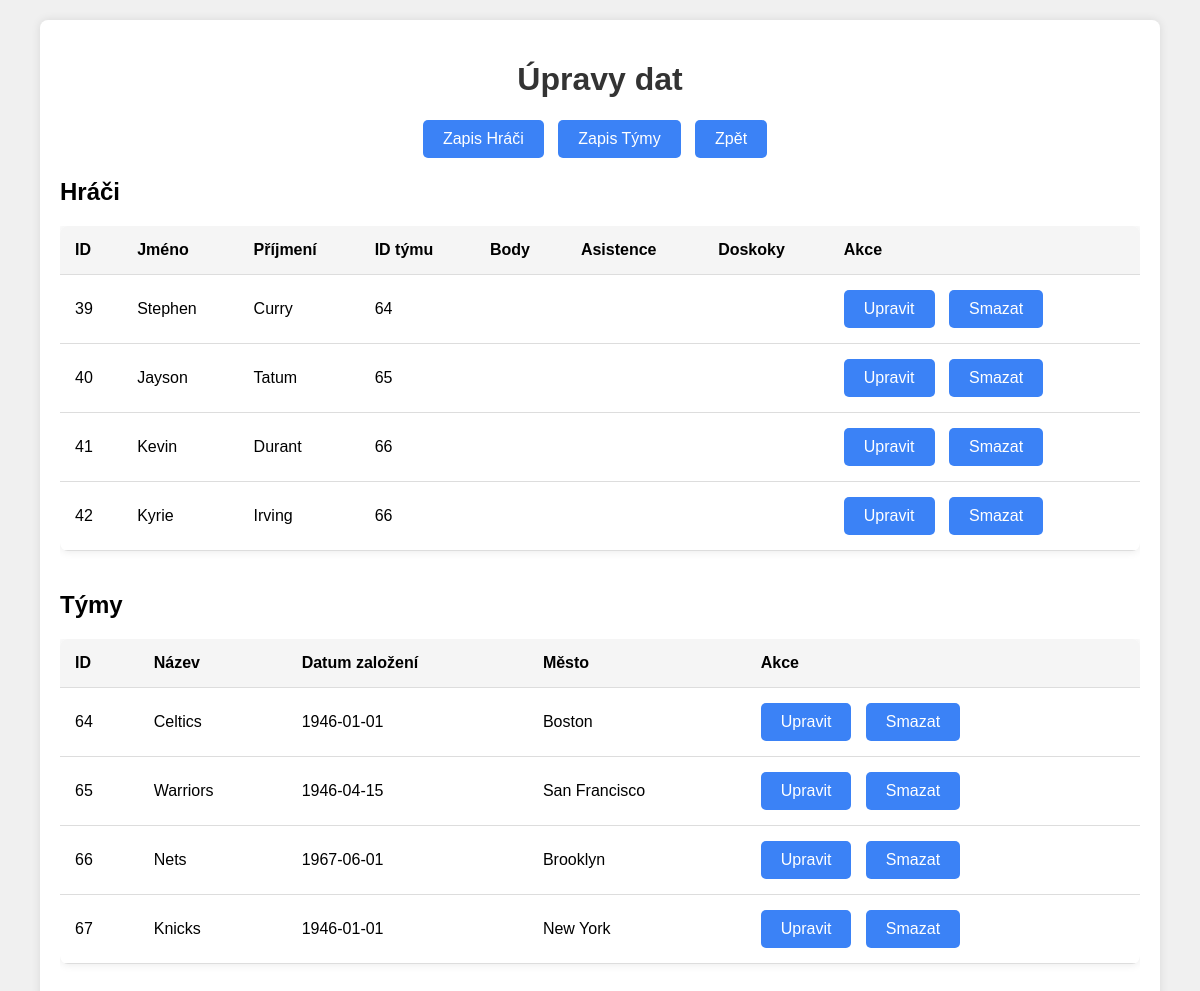
The app's page /www/html/zapisy/xmlUpravy.php, older data.
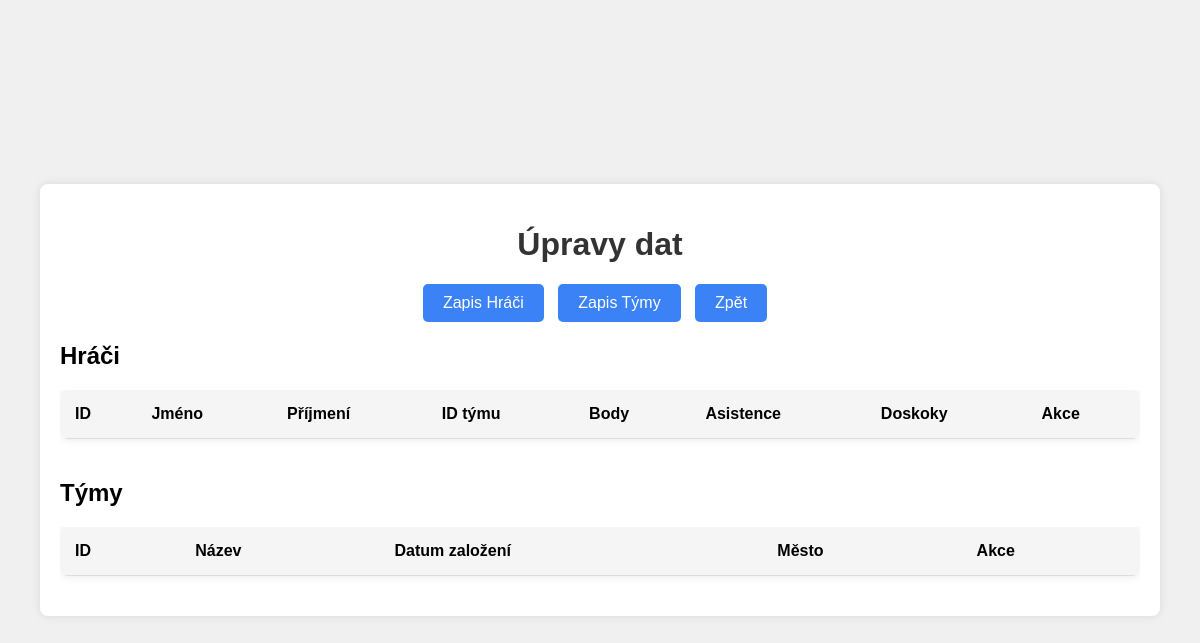
The same page, newer data.
### tables this page shows
CREATE TABLE `Hraci` (
  `ID` int NOT NULL,
  `jmeno` varchar(100) NOT NULL,
  `prijmeni` varchar(100) NOT NULL,
  `ID_tym` int NOT NULL,
  `body` int NOT NULL,
  `asistence` int NOT NULL,
  `doskoky` int NOT NULL
);

CREATE TABLE `Tymy` (
  `ID` int NOT NULL,
  `nazev` varchar(255) NOT NULL,
  `datum_zalozeni` date NOT NULL,
  `mesto` varchar(255) NOT NULL
);

### www/html/zapisy/xmlUpravy.php (the view, shortened to what this page needs)
<?php
$servername = "database";
$username = "admin";
$password = "heslo";
$database = "nba";
$conn = new mysqli($servername, $username, $password, $database);
$sql_hraci = "SELECT * FROM Hraci";
$result_hraci = $conn->query($sql_hraci);
$sql_tymy = "SELECT * FROM Tymy";
$result_tymy = $conn->query($sql_tymy);
?>
<!DOCTYPE html>
<html lang="cs">
<head>
</head>
<body>
    <div class="container">
        <h1>Úpravy dat</h1>
        <div class="button-container">
            <a href="xmlUploadHraci.php" class="button">Zapis Hráči</a>
            <a href="xmlUploadTymy.php" class="button">Zapis Týmy</a>
            <a href="../index.php" class="button">Zpět</a>
        </div>
        <h2>Hráči</h2>
        <div class="table-container">
            <table>
                <thead>
                    <tr>
                        <th>ID</th>
                        <th>Jméno</th>
                        <th>Příjmení</th>
                        <th>ID týmu</th>
                        <th>Body</th>
                        <th>Asistence</th>
                        <th>Doskoky</th>
                        <th>Akce</th>
                    </tr>
                </thead>
                <tbody>
                    <?php while ($row = $result_hraci->fetch_assoc()) : ?>
                        <tr>
                            <td><?php echo $row['ID']; ?></td>
                            <td><?php echo $row['jmeno']; ?></td>
                            <td><?php echo $row['prijmeni']; ?></td>
                            <td><?php echo $row['ID_tym']; ?></td>
                            <td><?php echo $row['body']; ?></td>
                            <td><?php echo $row['asistence']; ?></td>
                            <td><?php echo $row['doskoky']; ?></td>
                            <td>
                                <a href="update_delete/hraci_update.php?id=<?php echo $row['ID']; ?>" class="button">Upravit</a>
                                <a href="update_delete/hraci_delete.php?id=<?php echo $row['ID']; ?>" class="button">Smazat</a>
                            </td>
                        </tr>
                    <?php endwhile; ?>
                </tbody>
            </table>
        </div>
        <h2>Týmy</h2>
        <div class="table-container">
            <table>
                <thead>
                    <tr>
                        <th>ID</th>
                        <th>Název</th>
                        <th>Datum založení</th>
                        <th>Město</th>
                        <th>Akce</th>
                    </tr>
                </thead>
                <tbody>
                    <?php while ($row = $result_tymy->fetch_assoc()) : ?>
                        <tr>
                            <td><?php echo $row['ID']; ?></td>
                            <td><?php echo $row['nazev']; ?></td>
                            <td><?php echo $row['datum_zalozeni']; ?></td>
                            <td><?php echo $row['mesto']; ?></td>
                            <td>
                                <a href="update_delete/tymy_update.php?id=<?php echo $row['ID']; ?>" class="button">Upravit</a>
                                <a href="update_delete/tymy_delete.php?id=<?php echo $row['ID']; ?>" class="button">Smazat</a>
                            </td>
                        </tr>
                    <?php endwhile; ?>
                </tbody>
            </table>
        </div>
    </div>
</body>
</html>

### www/html/zapisy/xmlUpravy.php (style rules this page uses)
body { font-family: Arial, sans-serif; background-color: #f0f0f0; margin: 0; padding: 0; display: flex; justify-content: center; align-items: center; min-height: 100vh; overflow-y: auto; }
.container { width: 90%; max-width: 1200px; padding: 20px; background-color: #ffffff; border-radius: 8px; box-shadow: 0px 0px 10px rgba(0, 0, 0, 0.1); margin: 20px 0; }
h1 { color: #333333; text-align: center; }
table { width: 100%; border-collapse: collapse; border-radius: 8px; overflow: hidden; box-shadow: 0px 0px 10px rgba(0, 0, 0, 0.1); margin-bottom: 20px; }
th, td { padding: 15px; text-align: left; border-bottom: 1px solid #dddddd; }
th { background-color: #f5f5f5; position: sticky; top: 0; z-index: 1; }
.button-container { text-align: center; margin-bottom: 20px; }
.button { display: inline-block; background-color: #3b82f6; color: white; padding: 10px 20px; text-align: center; text-decoration: none; border-radius: 5px; margin-right: 10px; }
.table-container { max-height: 400px; overflow-y: auto; }

Row changes from the older to the newer data that the page shows:
removed hraci: ID "39", jmeno "Stephen", prijmeni "Curry", ID_tym "64"
removed hraci: ID "40", jmeno "Jayson", prijmeni "Tatum", ID_tym "65"
removed hraci: ID "41", jmeno "Kevin", prijmeni "Durant", ID_tym "66"
removed hraci: ID "42", jmeno "Kyrie", prijmeni "Irving", ID_tym "66"
removed tymy: ID "64", nazev "Celtics", datum_zalozeni "1946-01-01", mesto "Boston"
removed tymy: ID "65", nazev "Warriors", datum_zalozeni "1946-04-15", mesto "San Francisco"
removed tymy: ID "66", nazev "Nets", datum_zalozeni "1967-06-01", mesto "Brooklyn"
removed tymy: ID "67", nazev "Knicks", datum_zalozeni "1946-01-01", mesto "New York"
